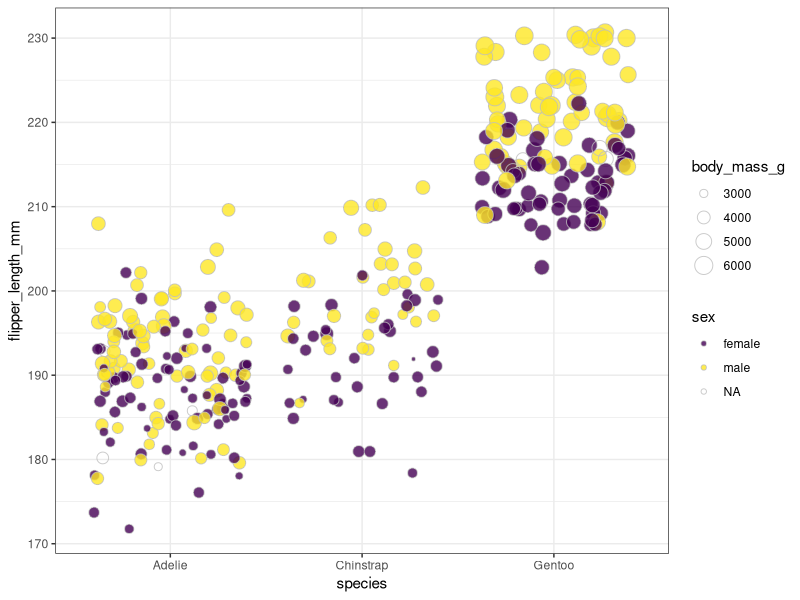

Here is the R script that generated this plot:
## ---- chunk 1
library(tidyverse)
library(palmerpenguins)

penguins %>% 
  ggplot(aes(species, flipper_length_mm,
             fill = sex, size = body_mass_g)) +
  geom_jitter(shape = 21, colour = "grey", alpha = 0.8) +
  scale_fill_viridis_d() +
  theme_bw()
